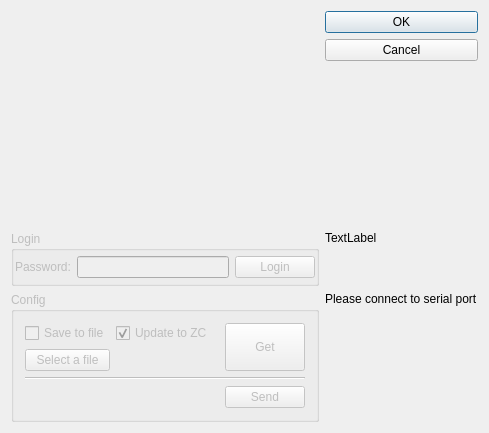
<?xml version="1.0" encoding="UTF-8"?>
<ui version="4.0">
 <class>FLDlgSerialWrite</class>
 <widget class="QDialog" name="FLDlgSerialWrite">
  <property name="geometry">
   <rect>
    <x>0</x>
    <y>0</y>
    <width>460</width>
    <height>431</height>
   </rect>
  </property>
  <property name="windowTitle">
   <string>Write/Read Serial Data</string>
  </property>
  <layout class="QGridLayout" name="gridLayout_3">
   <item row="0" column="1">
    <widget class="QPushButton" name="pushButton">
     <property name="text">
      <string>OK</string>
     </property>
    </widget>
   </item>
   <item row="1" column="1">
    <widget class="QPushButton" name="pushButton_2">
     <property name="text">
      <string>Cancel</string>
     </property>
    </widget>
   </item>
   <item row="2" column="1">
    <spacer name="verticalSpacer">
     <property name="orientation">
      <enum>Qt::Vertical</enum>
     </property>
     <property name="sizeHint" stdset="0">
      <size>
       <width>20</width>
       <height>40</height>
      </size>
     </property>
    </spacer>
   </item>
   <item row="3" column="0">
    <widget class="QGroupBox" name="groupBox_2">
     <property name="enabled">
      <bool>false</bool>
     </property>
     <property name="minimumSize">
      <size>
       <width>0</width>
       <height>55</height>
      </size>
     </property>
     <property name="title">
      <string>Login</string>
     </property>
     <layout class="QGridLayout" name="gridLayout_4">
      <property name="leftMargin">
       <number>1</number>
      </property>
      <property name="topMargin">
       <number>1</number>
      </property>
      <property name="rightMargin">
       <number>1</number>
      </property>
      <property name="bottomMargin">
       <number>1</number>
      </property>
      <item row="0" column="0">
       <widget class="QLabel" name="label">
        <property name="text">
         <string>Password:</string>
        </property>
       </widget>
      </item>
      <item row="0" column="1">
       <widget class="QLineEdit" name="lineEdit"/>
      </item>
      <item row="0" column="2">
       <widget class="QPushButton" name="pushButton_3">
        <property name="text">
         <string>Login</string>
        </property>
       </widget>
      </item>
     </layout>
    </widget>
   </item>
   <item row="3" column="1">
    <widget class="QLabel" name="label_2">
     <property name="text">
      <string>TextLabel</string>
     </property>
     <property name="alignment">
      <set>Qt::AlignLeading|Qt::AlignLeft|Qt::AlignTop</set>
     </property>
     <property name="wordWrap">
      <bool>true</bool>
     </property>
    </widget>
   </item>
   <item row="4" column="0">
    <widget class="QGroupBox" name="groupBox">
     <property name="enabled">
      <bool>false</bool>
     </property>
     <property name="title">
      <string>Config</string>
     </property>
     <layout class="QGridLayout" name="gridLayout">
      <item row="1" column="0">
       <widget class="QPushButton" name="pushButton_7">
        <property name="text">
         <string>Select a file</string>
        </property>
       </widget>
      </item>
      <item row="1" column="1" colspan="2">
       <widget class="QLabel" name="label_3">
        <property name="text">
         <string/>
        </property>
       </widget>
      </item>
      <item row="0" column="1">
       <widget class="QCheckBox" name="checkBox_2">
        <property name="text">
         <string>Update to ZC</string>
        </property>
        <property name="checked">
         <bool>true</bool>
        </property>
       </widget>
      </item>
      <item row="0" column="0">
       <widget class="QCheckBox" name="checkBox">
        <property name="text">
         <string>Save to file</string>
        </property>
        <property name="checked">
         <bool>false</bool>
        </property>
       </widget>
      </item>
      <item row="2" column="0" colspan="4">
       <widget class="Line" name="line">
        <property name="orientation">
         <enum>Qt::Horizontal</enum>
        </property>
       </widget>
      </item>
      <item row="3" column="3">
       <widget class="QPushButton" name="pushButton_4">
        <property name="sizePolicy">
         <sizepolicy hsizetype="Minimum" vsizetype="Minimum">
          <horstretch>0</horstretch>
          <verstretch>0</verstretch>
         </sizepolicy>
        </property>
        <property name="text">
         <string>Send</string>
        </property>
       </widget>
      </item>
      <item row="0" column="3" rowspan="2">
       <widget class="QPushButton" name="pushButton_6">
        <property name="sizePolicy">
         <sizepolicy hsizetype="Minimum" vsizetype="Minimum">
          <horstretch>0</horstretch>
          <verstretch>0</verstretch>
         </sizepolicy>
        </property>
        <property name="text">
         <string>Get</string>
        </property>
       </widget>
      </item>
     </layout>
    </widget>
   </item>
   <item row="4" column="1">
    <widget class="QLabel" name="label_login">
     <property name="text">
      <string>Please connect to serial port</string>
     </property>
     <property name="alignment">
      <set>Qt::AlignLeading|Qt::AlignLeft|Qt::AlignTop</set>
     </property>
    </widget>
   </item>
   <item row="5" column="0">
    <spacer name="verticalSpacer_2">
     <property name="orientation">
      <enum>Qt::Vertical</enum>
     </property>
     <property name="sizeHint" stdset="0">
      <size>
       <width>20</width>
       <height>1</height>
      </size>
     </property>
    </spacer>
   </item>
   <item row="0" column="0" rowspan="3">
    <widget class="FLSerialWidget" name="widget" native="true">
     <property name="minimumSize">
      <size>
       <width>300</width>
       <height>214</height>
      </size>
     </property>
    </widget>
   </item>
  </layout>
 </widget>
 <layoutdefault spacing="6" margin="11"/>
 <customwidgets>
  <customwidget>
   <class>FLSerialWidget</class>
   <extends>QWidget</extends>
   <header location="global">flserialwidget.h</header>
   <container>1</container>
  </customwidget>
 </customwidgets>
 <resources/>
 <connections/>
</ui>
